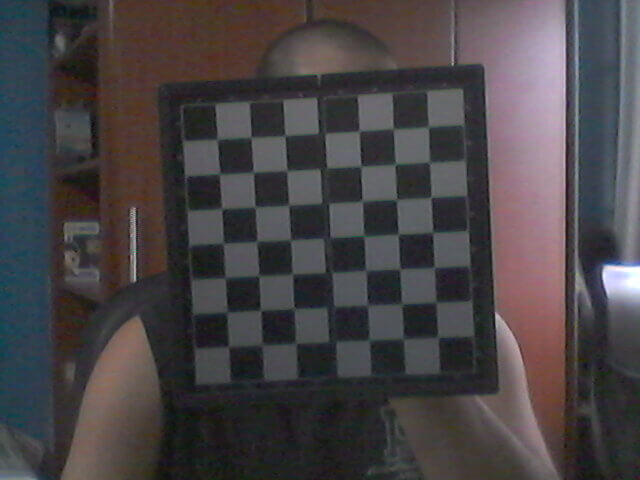
#> input picture Desafios/Desafio 02/images/calibration_01.jpg, 640 x 480 px
$ python -i utils.py   (imports and definitions only)
#> lines starting #> are read from the running program, lines starting #| are printed output that depends on the picture; after the words box and inside, x2 and y2 are one past the last pixel; in counts of white or black regions, pixels touching at a corner belong together
import cv2
import numpy as np
from requests import get


# https://github.com/murtazahassan/Learn-OpenCV-in-3-hours/blob/master/chapter6.py
# [45 lines left out: functions stackImages, get_background_image, not called in this run]


def get_contours(img):
    ret_img = np.zeros_like(img)
    contours, _ = cv2.findContours(img, cv2.RETR_EXTERNAL, cv2.CHAIN_APPROX_NONE)
    biggest_area = 0
    biggest_contour = None
    x, y, w, h = 0, 0, 0, 0

    for contour in contours:
        area = cv2.contourArea(contour)

        if area < 500:
            continue

        if area > biggest_area:
            biggest_contour = contour

            approx = cv2.approxPolyDP(contour, .03 * cv2.arcLength(contour, True), True)
            x, y, w, h = cv2.boundingRect(approx)

    cv2.drawContours(ret_img, biggest_contour, -1, (255, 255, 255), cv2.FILLED)
    cv2.rectangle(ret_img, (x, y), (x + w, y + h), (128, 255, 255), 2)

    return ret_img

>>> import cv2
>>> picture = cv2.imread('../../Desafio 02/images/calibration_01.jpg', cv2.IMREAD_GRAYSCALE)
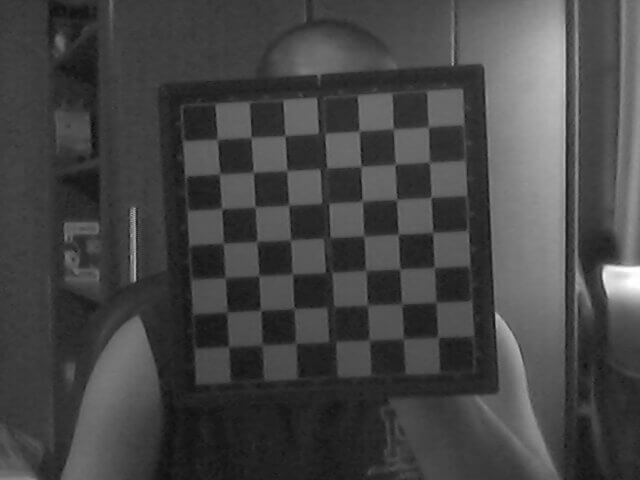
#> picture: shape (480, 640); min 12, max 255, mean 68.9
>>> result = get_contours(picture)
#> in get_contours, `contours, _ = cv2.findContours(img, cv2.RETR_EXTERNAL, cv2.CHAIN_APPRO..`: contours = 1 contour; box (x1, y1, x2, y2) and area: (0, 0, 640, 480) 306081
#> the loop in get_contours, `for contour in contours:` made 1 pass
#> (area, approx, x, y, w, h) on pass 1: (306081, [[0, 0], [0, 479], [639, 479], [639, 0]], 0, 0, 640, 480)
#> in get_contours, `cv2.drawContours(ret_img, biggest_contour, -1, (255, 255, 255), cv2.FI..`:
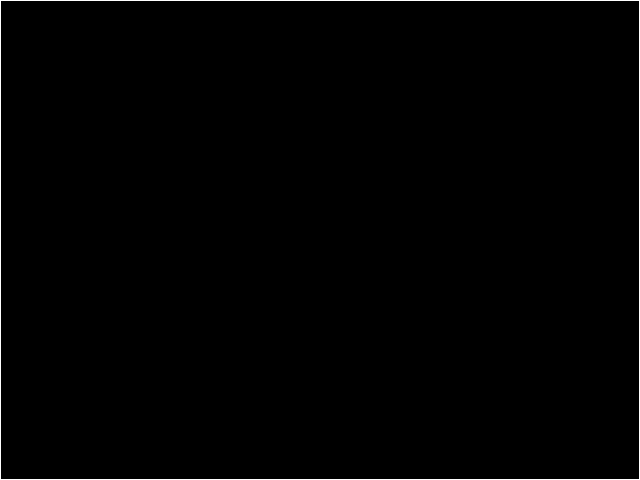
#> ret_img: shape (480, 640); 0.73% white in thin lines or dots
#> in get_contours, `cv2.rectangle(ret_img, (x, y), (x + w, y + h), (128, 255, 255), 2)`:
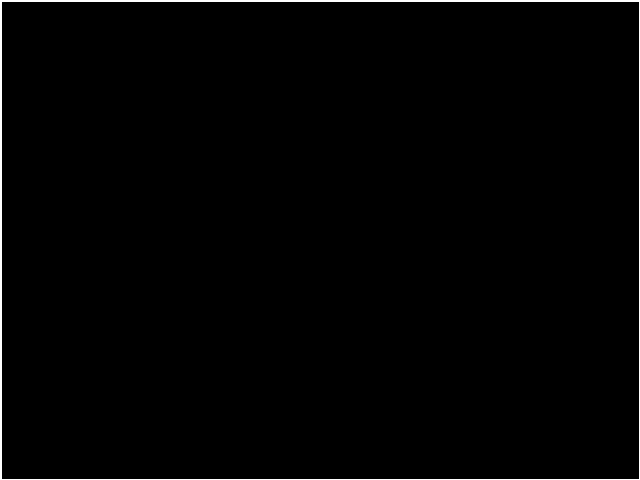
#> ret_img: shape (480, 640); values 0 (black) and 128 (white), 1.1% white; 1 white region, box (x1, y1, x2, y2) and area: (0, 0, 640, 480) 3351

$ run again, on Desafios/Desafio 02/images/calibration_02.jpg
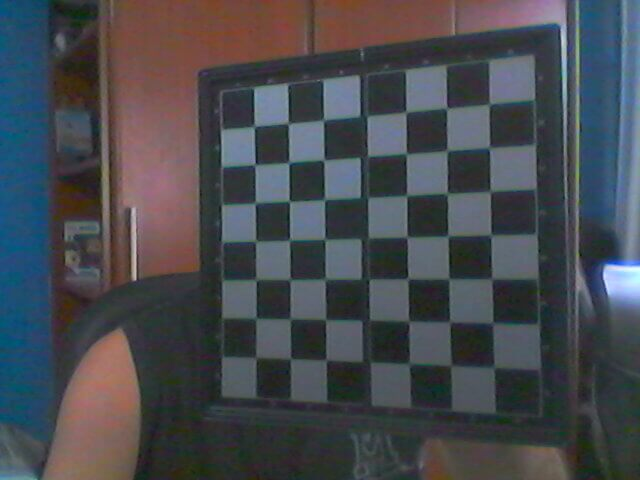
#> input picture Desafios/Desafio 02/images/calibration_02.jpg, 640 x 480 px
#> `picture = cv2.imread('../../Desafio 02/images/calibration_01.jpg', cv2..`:
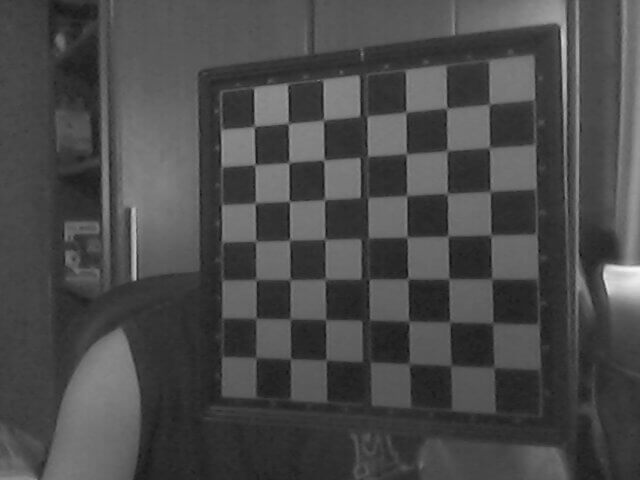
#> picture: shape (480, 640); min 15, max 248, mean 73.9
#> contours = 1 contour; box (x1, y1, x2, y2) and area: (0, 0, 640, 480) 306081
#> the loop in get_contours, `for contour in contours:` made 1 pass
#> (area, approx, x, y, w, h) on pass 1: (306081, [[0, 0], [0, 479], [639, 479], [639, 0]], 0, 0, 640, 480)

$ run again, on Desafios/Desafio 02/images/calibration_03.jpg
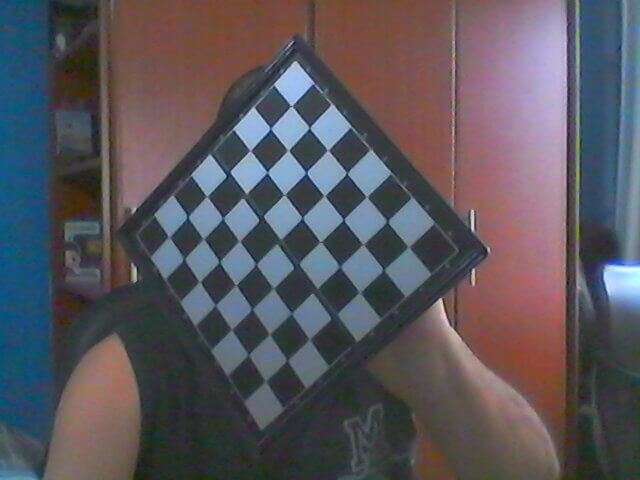
#> input picture Desafios/Desafio 02/images/calibration_03.jpg, 640 x 480 px
#> `picture = cv2.imread('../../Desafio 02/images/calibration_01.jpg', cv2..`:
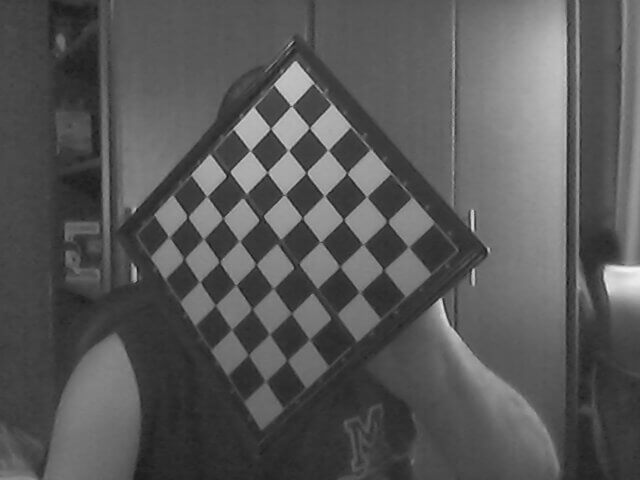
#> picture: shape (480, 640); min 22, max 243, mean 87.6
#> contours = 1 contour; box (x1, y1, x2, y2) and area: (0, 0, 640, 480) 306081
#> the loop in get_contours, `for contour in contours:` made 1 pass
#> (area, approx, x, y, w, h) on pass 1: (306081, [[0, 0], [0, 479], [639, 479], [639, 0]], 0, 0, 640, 480)

$ run again, on Desafios/Desafio 02/images/calibration_04.jpg
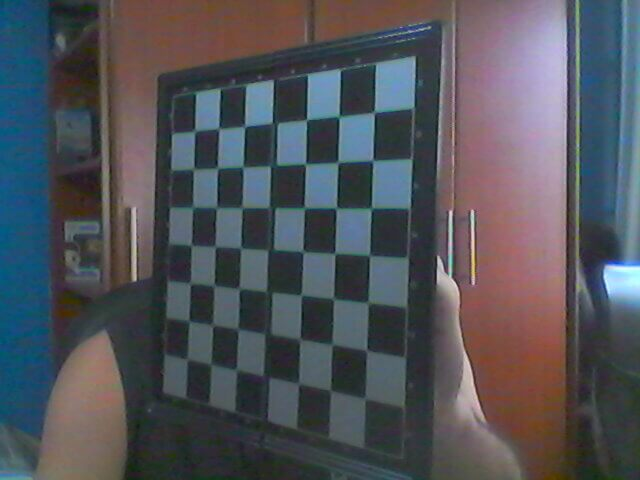
#> input picture Desafios/Desafio 02/images/calibration_04.jpg, 640 x 480 px
#> `picture = cv2.imread('../../Desafio 02/images/calibration_01.jpg', cv2..`:
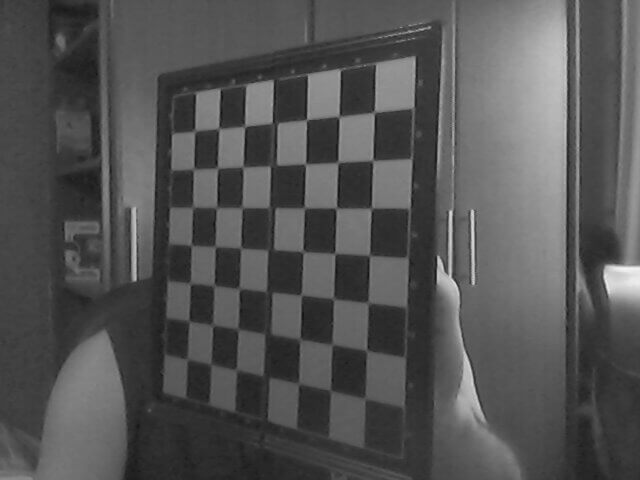
#> picture: shape (480, 640); min 16, max 244, mean 83.3
#> contours = 1 contour; box (x1, y1, x2, y2) and area: (0, 0, 640, 480) 306081
#> the loop in get_contours, `for contour in contours:` made 1 pass
#> (area, approx, x, y, w, h) on pass 1: (306081, [[0, 0], [0, 479], [639, 479], [639, 0]], 0, 0, 640, 480)
